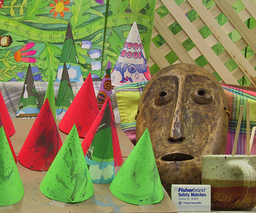
#> input picture data/cones_l.png, 256 x 213 px, shrunk from 450 x 375 before the run
$ python prog2.py data/cones_l.png data/cones_r.png 5 out.png
#> lines starting #> are read from the running program, lines starting #| are printed output that depends on the picture
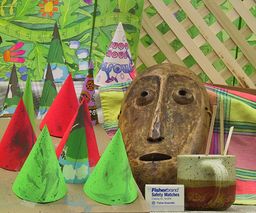
#> input picture data/cones_r.png, 256 x 213 px, shrunk from 450 x 375 before the run
import cv2
import numpy as np
import sys

def detect_and_match_features(img_l, img_r, num_matches=50):
    sift = cv2.SIFT_create()
    kp_l, descriptors_l = sift.detectAndCompute(img_l, None)
    kp_r, descriptors_r = sift.detectAndCompute(img_r, None)

    bf = cv2.BFMatcher(cv2.NORM_L2, crossCheck=True)
    matches = bf.match(descriptors_l, descriptors_r)
    matches = sorted(matches, key=lambda x: x.distance)[:num_matches]

    return kp_l, kp_r, matches

def rectify(img_l, kp_l, img_r, kp_r, matches):
    pts_l = np.int32([kp_l[m.queryIdx].pt for m in matches])
    pts_r = np.int32([kp_r[m.trainIdx].pt for m in matches])
    F, inliers = cv2.findFundamentalMat(pts_l, pts_r, cv2.FM_RANSAC)
    pts_l = pts_l[inliers.ravel() == 1]
    pts_r = pts_r[inliers.ravel() == 1]

    h_l, w_l = img_l.shape
    h_r, w_r = img_r.shape
    _, H_l, H_r = cv2.stereoRectifyUncalibrated(np.float32(pts_l), np.float32(pts_r), F, imgSize=(h_l, w_l))

    img_l_rect = cv2.warpPerspective(img_l, H_l, (w_l, h_l))
    img_r_rect = cv2.warpPerspective(img_r, H_r, (w_r, h_r))
    return img_l_rect, img_r_rect

def stereo_block_matching(img_l_rect, img_r_rect, window_size=5, max_disparity=100, lamb=1):
#> called with window_size = 7, max_disparity = 200, lamb = 5
    h, w = img_l_rect.shape
#> h = 213; w = 256
    disparity_map = np.zeros((h, w), np.float32)
    costs = np.full((h, w, max_disparity), np.inf)
    kernel = np.ones((window_size, window_size), dtype=np.float32)

    left_sq = img_l_rect.astype(np.float32) ** 2
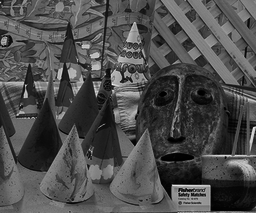
#> left_sq: shape (213, 256) float32; min 0, max 56169, mean 16983.9; drawn with min black and max white
    left_sq_sum = cv2.filter2D(left_sq, -1, kernel)
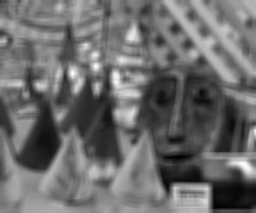
#> left_sq_sum: shape (213, 256) float32; min 20226, max 1928841, mean 832270; drawn with min black and max white

    for d in range(0, max_disparity):
        shifted_r = np.roll(img_r_rect, -d, axis=1)
        shifted_r[:, -d:] = 0

        right_sq = shifted_r.astype(np.float32) ** 2
        right_sq_sum = cv2.filter2D(right_sq, -1, kernel)
        cross_term = cv2.filter2D(img_l_rect.astype(np.float32) * shifted_r, -1, kernel)

        ssd = left_sq_sum - 2*cross_term + right_sq_sum
        costs[:, :, d] = ssd
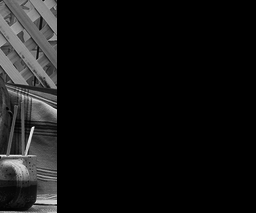
#> right_sq: shape (213, 256) float32; min 0, max 54756, mean 4177.7; drawn with min black and max white
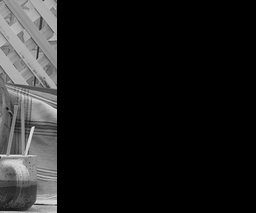
#> shifted_r: shape (213, 256); min 0, max 234, mean 29.2

    disparity_range = np.arange(max_disparity).reshape(1, 1, -1)
    dp = np.zeros((h, w, max_disparity), dtype=np.float32)
    dp[:, 0, :] = costs[:, 0, :]

    for x in range(1, w):
        penalties = np.abs(disparity_range - disparity_range.transpose((0, 2, 1))) * lamb
        min_penalties = np.min(dp[:, x - 1, :, np.newaxis] + penalties, axis=1)
        dp[:, x, :] = costs[:, x, :] + min_penalties

    disparity_map = np.argmin(dp, axis=2)
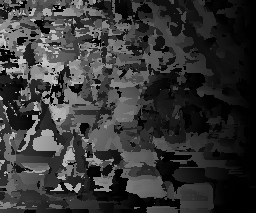
#> disparity_map: shape (213, 256) int64; min 0, max 199, mean 53.6
    return disparity_map

if __name__ == "__main__":
    if len(sys.argv) != 5:
        print("Usage: python prog2.py <left_image_path> <right_image_path> <scale_factor> <output_path>")
        sys.exit(1)

    img_l = cv2.imread(sys.argv[1], cv2.IMREAD_GRAYSCALE)
    img_r = cv2.imread(sys.argv[2], cv2.IMREAD_GRAYSCALE)

    if type(img_l) == type(None):
        print("File not found:", sys.argv[1])
        sys.exit(1)
    if type(img_r) == type(None):
        print("File not found:", sys.argv[2])
        sys.exit(1)

    # [7 lines of commented-out code are left out]

    disparities = stereo_block_matching(img_l, img_r, window_size=7, max_disparity=200, lamb=5)
    scaled = np.uint8(np.clip(disparities * int(sys.argv[3]), 0, 255))
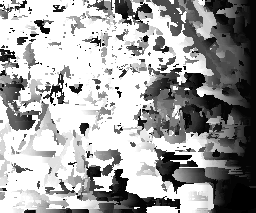
#> scaled: shape (213, 256); min 0, max 255, mean 161
    cv2.imwrite(sys.argv[4], scaled)
